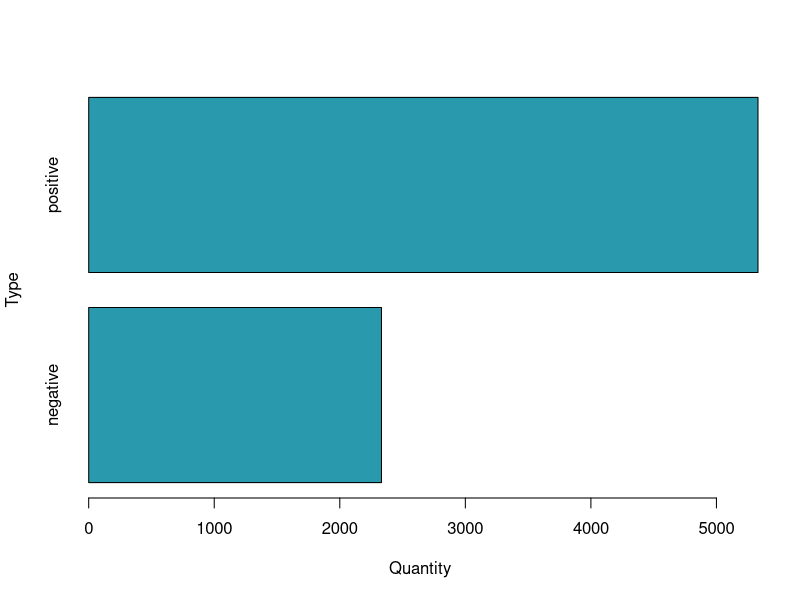
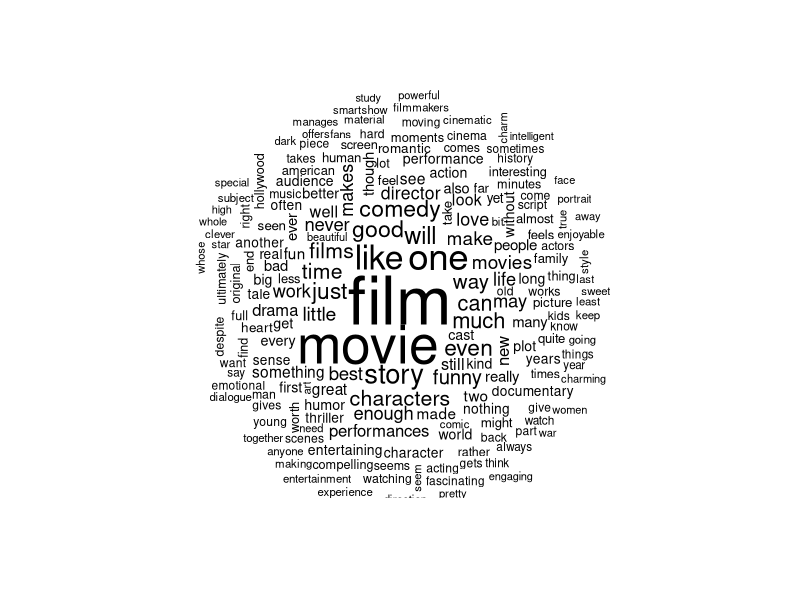

Write the R code that produced these figures, in order.
## ---- chunk 1
knitr::opts_chunk$set(echo = TRUE)
#dsMovies <- read.table(file = 'movie-reviews-dataset.tsv', sep = '\t', header = TRUE)
dsMovies <- read.csv("dsMovies.csv", stringsAsFactors = FALSE, header = TRUE)
## ---- chunk 2
summary(dsMovies)
str(dsMovies)
head(dsMovies)
tail(dsMovies)
dsMovies$type <- factor(dsMovies$type)
table(dsMovies$type)
## ---- chunk 3
table(dsMovies$type)
barplot(table(dsMovies$type), xlab = "Quantity", ylab = "Type", horiz = TRUE, col='#2999AD')

## ---- chunk 4
library("tm")
dsMoviesCorpus <- VCorpus(VectorSource (dsMovies$message))
print(dsMoviesCorpus)
inspect(dsMoviesCorpus[1:2])
## ---- chunk 5
library("tm")
print(dsMoviesCorpus[[1]])
as.character(dsMoviesCorpus[[1]])
## ---- chunk 6
library("tm")
lapply(dsMoviesCorpus[1:5], as.character)
## ---- chunk 7
dsMovies_clean <- tm_map ( dsMoviesCorpus, content_transformer(tolower))
as.character(dsMoviesCorpus[[1]])
as.character(dsMovies_clean[[1]])
## ---- chunk 8
dsMovies_clean <- tm_map ( dsMovies_clean, removeNumbers)
as.character(dsMoviesCorpus[[6]])
as.character(dsMovies_clean[[6]])
## ---- chunk 9
#stopwords()
#stopwords('spanish')
dsMovies_clean <- tm_map ( dsMovies_clean, removeWords, stopwords('spanish'))
dsMovies_clean <- tm_map ( dsMovies_clean, removeWords, stopwords())
as.character(dsMoviesCorpus[[6]])
as.character(dsMovies_clean[[6]])
as.character(dsMoviesCorpus[[1200]])
as.character(dsMovies_clean[[1200]])
## ---- chunk 10
dsMovies_clean <- tm_map ( dsMovies_clean, removePunctuation)
as.character(dsMoviesCorpus[[6]])
as.character(dsMovies_clean[[6]])
## ---- chunk 11
dsMovies_clean <- tm_map ( dsMovies_clean, stripWhitespace)
as.character(dsMoviesCorpus[[1576]])
as.character(dsMovies_clean[[1576]])
## ---- chunk 12
dsMovies_dtm <- DocumentTermMatrix (dsMovies_clean)
dsMovies_dtm
## ---- chunk 13
dsMovies_dtm_train <- dsMovies_dtm[1:5364, ]
dsMovies_dtm_test <- dsMovies_dtm[5365:7663, ]
dsMovies_train_labels <- dsMovies[1:5364,]$type
dsMovies_test_labels <- dsMovies[5365:7663,]$type
prop.table(table(dsMovies_train_labels))
prop.table(table(dsMovies_test_labels))
## ---- chunk 14
library("wordcloud")
wordcloud(dsMovies_clean, min.freq = 50, random.order = FALSE)
## ---- chunk 15
dsMovies_freq_words <- findFreqTerms(dsMovies_dtm_train,50)
str(dsMovies_freq_words)
dsMovies_dtm_freq_train <- dsMovies_dtm_train[,dsMovies_freq_words]
dsMovies_dtm_freq_test <- dsMovies_dtm_test[,dsMovies_freq_words]
dsMovies_dtm_freq_train
dsMovies_dtm_freq_test
## ---- chunk 16
converts_counts <- function(x){x <- ifelse(x>0,"Yes","No")}
dsMovies_train <- apply(dsMovies_dtm_freq_train, MARGIN = 2, converts_counts)
dsMovies_test <- apply(dsMovies_dtm_freq_test, MARGIN = 2, converts_counts)
## ---- chunk 17
library(e1071)
dsMovies_classifier <- naiveBayes(dsMovies_train,dsMovies_train_labels,laplace = 1)
dsMovies_text_pred <- predict(dsMovies_classifier,dsMovies_test)
table(dsMovies_text_pred)
## ---- chunk 18
library(gmodels)
CrossTable(dsMovies_text_pred,dsMovies_test_labels,prop.chisq = FALSE,prop.t = FALSE, dnn = c('predicted','actual'))
